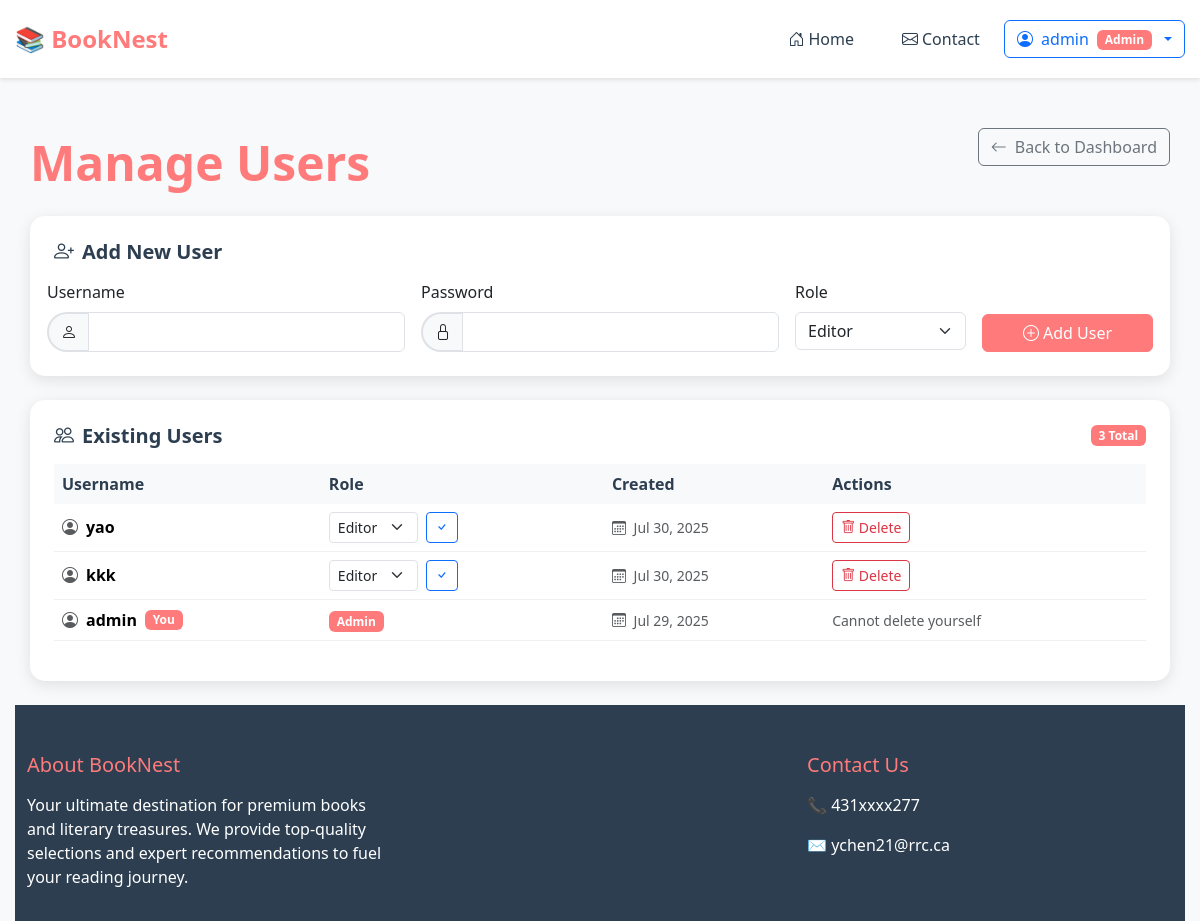
The page /user_manage.php (signed in) on the database its author committed.
### tables this page shows
CREATE TABLE `users` (
  `id` int(11) NOT NULL,
  `username` varchar(50) NOT NULL,
  `password` varchar(255) NOT NULL,
  `role` enum('admin','editor','visitor') NOT NULL DEFAULT 'editor',
  `created_at` timestamp NOT NULL DEFAULT current_timestamp()
);

### user_manage.php (the view, shortened to what this page needs)
<?php
require 'includes/db.php';
$users = $pdo->query("SELECT * FROM users ORDER BY created_at DESC")->fetchAll();
?>
<?php include 'header.php'; ?>
<div class="container mt-4">
    <div class="d-flex justify-content-between align-items-center mb-4">
        <h1 class="page-title mb-0">Manage Users</h1>
        <a href="dashboard.php" class="btn btn-outline-secondary">
            <i class="bi bi-arrow-left me-2"></i>Back to Dashboard
        </a>
    </div>
    <div class="dashboard-card mb-4">
        <div class="dashboard-card-body">
            <h5 class="card-title mb-3">
                <i class="bi bi-person-plus me-2"></i>Add New User
            </h5>
            <form method="post" class="row g-3">
                <div class="col-md-4">
                    <label for="new_user" class="form-label">Username</label>
                    <div class="input-group">
                        <span class="input-group-text">
                            <i class="bi bi-person"></i>
                        </span>
                        <input type="text" class="form-control" id="new_user" name="new_user" required>
                    </div>
                </div>
                <div class="col-md-4">
                    <label for="new_pass" class="form-label">Password</label>
                    <div class="input-group">
                        <span class="input-group-text">
                            <i class="bi bi-lock"></i>
                        </span>
                        <input type="password" class="form-control" id="new_pass" name="new_pass" required>
                    </div>
                </div>
                <div class="col-md-2">
                    <label for="role" class="form-label">Role</label>
                    <select class="form-select" name="role" id="role">
                        <option value="editor">Editor</option>
                    </select>
                </div>
                <div class="col-md-2 d-flex align-items-end">
                    <button type="submit" class="btn btn-primary w-100">
                        <i class="bi bi-plus-circle me-1"></i>Add User
                    </button>
                </div>
            </form>
        </div>
    </div>
    <div class="dashboard-card">
        <div class="dashboard-card-body">
            <div class="d-flex justify-content-between align-items-center mb-3">
                <h5 class="card-title mb-0">
                    <i class="bi bi-people me-2"></i>Existing Users
                </h5>
                <span class="badge bg-primary"><?= count($users) ?> Total</span>
            </div>
            <?php if (empty($users)): ?>
                <div class="text-center py-4">
                    <i class="bi bi-people display-1 text-muted"></i>
                    <h4 class="mt-3">No Users Found</h4>
                    <p class="text-muted">Create your first user to get started.</p>
                </div>
            <?php else: ?>
                <div class="table-responsive">
                    <table class="table table-hover">
                        <thead class="table-light">
                            <tr>
                                <th>Username</th>
                                <th>Role</th>
                                <th>Created</th>
                                <th>Actions</th>
                            </tr>
                        </thead>
                        <tbody>
                            <?php foreach ($users as $u): ?>
                            <tr>
                                <td>
                                    <div class="d-flex align-items-center">
                                        <i class="bi bi-person-circle me-2 text-muted"></i>
                                        <strong><?= htmlspecialchars($u['username']) ?></strong>
                                        <?php if ($u['id'] == $_SESSION['user']['id']): ?>
                                            <span class="badge bg-info ms-2">You</span>
                                        <?php endif; ?>
                                    </div>
                                </td>
                                <td>
                                    <?php if ($u['id'] == $_SESSION['user']['id']): ?>
                                        <span class="badge bg-<?= $u['role'] === 'admin' ? 'danger' : 'primary' ?>">
                                            <?= ucfirst($u['role']) ?>
                                        </span>
                                    <?php else: ?>
                                        <form method="post" class="d-flex align-items-center">
                                            <select name="update_role" class="form-select form-select-sm me-2" style="width: auto;">
                                                <option value="editor" <?= $u['role'] === 'editor' ? 'selected' : '' ?>>Editor</option>
                                            </select>
                                            <button type="submit" class="btn btn-outline-primary btn-sm">
                                                <i class="bi bi-check"></i>
                                            </button>
                                        </form>
                                    <?php endif; ?>
                                </td>
                                <td>
                                    <small class="text-muted">
                                        <i class="bi bi-calendar3 me-1"></i>
                                        <?= date('M j, Y', strtotime($u['created_at'])) ?>
                                    </small>
                                </td>
                                <td>
                                    <?php if ($u['id'] == $_SESSION['user']['id']): ?>
                                        <span class="text-muted small">Cannot delete yourself</span>
                                    <?php else: ?>
                                        <a href="?delete=<?= $u['id'] ?>"
                                           class="btn btn-outline-danger btn-sm"
                                           onclick="return confirm('Are you sure you want to delete this user? This action cannot be undone.');">
                                            <i class="bi bi-trash"></i> Delete
                                        </a>
                                    <?php endif; ?>
                                </td>
                            </tr>
                            <?php endforeach; ?>
                        </tbody>
                    </table>
                </div>
            <?php endif; ?>
        </div>
    </div>
</div>
<?php include 'footer.php'; ?>

### styles.css (style rules this page uses)
:root { --coral: #FF7B7B; --coral-light: #FFB5B5; --dark-blue: #2C3E50; --light-gray: #F8F9FA; }
html, body { height: 100%; margin: 0; padding: 0; overflow-x: hidden; max-width: 100vw; }
body { font-family: 'Segoe UI', Tahoma, Geneva, Verdana, sans-serif; background-color: var(--light-gray); display: flex; flex-direction: column; min-height: 100vh; box-sizing: border-box; }
.container, .container-fluid { max-width: 100%; box-sizing: border-box; padding-left: 15px; padding-right: 15px; }
.row { margin-left: -15px; margin-right: -15px; max-width: calc(100% + 30px); }
.input-group-text { border-radius: 25px 0 0 25px; border: 2px solid #E0E0E0; border-right: none; }
.page-title { color: var(--coral); font-size: 3rem; font-weight: bold; text-align: center; margin: 2rem 0; }

### user_manage.php (style rules this page uses)
.dashboard-card { background: white; border-radius: 15px; overflow: hidden; box-shadow: 0 4px 15px rgba(0,0,0,0.1); margin-bottom: 1.5rem; }
.dashboard-card-body { padding: 1.5rem; }
.card-title { color: var(--dark-blue); font-weight: bold; display: flex; align-items: center; }
.input-group-text { background-color: var(--light-gray); border-color: #dee2e6; }
.btn-primary { background-color: var(--coral); border-color: var(--coral); }
.table th { background-color: var(--light-gray); color: var(--dark-blue); font-weight: 600; border: none; }
.table td { vertical-align: middle; border-color: #f0f0f0; }
.badge { background-color: var(--coral) !important; }

### rows shown on the page
users: username "yao", update_role "Editor", created_at "Jul 30, 2025"
users: username "kkk", update_role "Editor", created_at "Jul 30, 2025"
users: username "admin", shows "You", role "Admin", created_at "Jul 29, 2025", shows "Cannot delete yourself"

### other values the page prints
$userName "admin"
$userRole "Admin"
count($users) "3"
